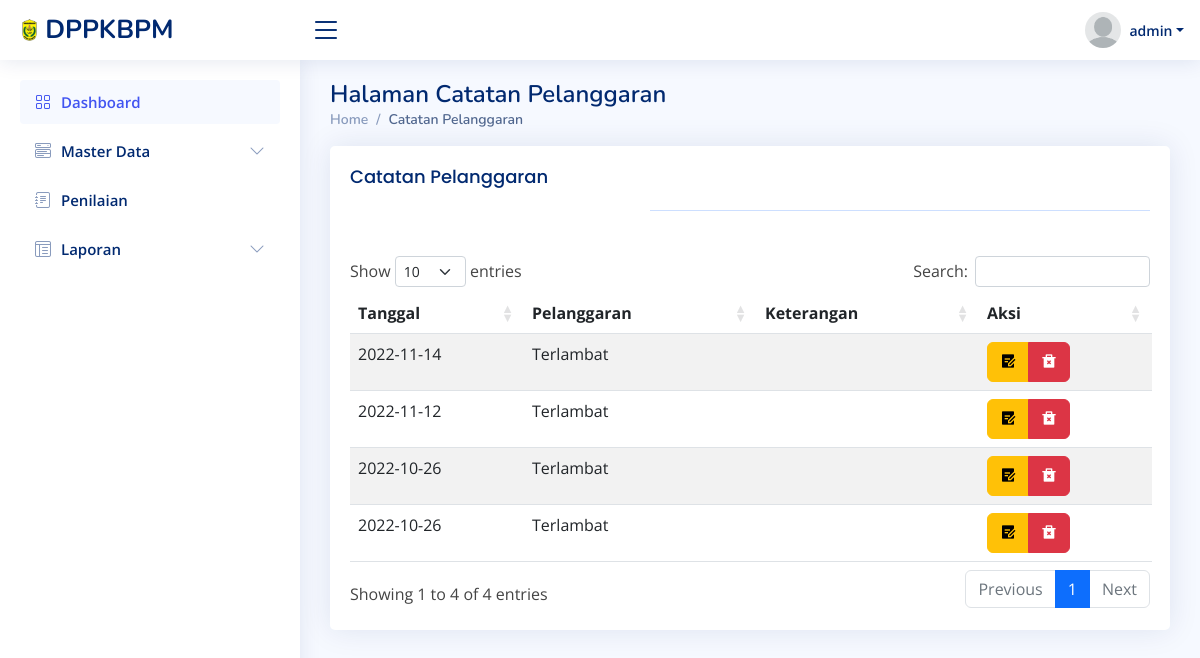
Screenshot of /pelanggaran/detail_pelanggaran.php?username=yoga (signed in) with the database file from the repository.
### tables this page shows
CREATE TABLE `tb_pelanggaran` (
  `id_pelanggaran` int(11) NOT NULL,
  `usn_pelanggaran` varchar(30) NOT NULL,
  `tanggal` date NOT NULL,
  `pelanggaran` varchar(255) NOT NULL,
  `keterangan` text NOT NULL
);

### pelanggaran/detail_pelanggaran.php (the view, shortened to what this page needs)
<?php
include '../utilities/sidebar.php';
$username = $_GET['username'];
if(isset($username)){
    include '../koneksi/koneksi.php';
    $query = mysqli_query($konek, "SELECT * FROM tb_pelanggaran p INNER JOIN tb_magang m ON p.usn_pelanggaran = m.username ORDER BY tanggal DESC");
}
?>
<div class="pagetitle">
  <h1>Halaman Catatan Pelanggaran</h1>
  <nav>
    <ol class="breadcrumb">
      <li class="breadcrumb-item"><a href="../utilities/dashboard.php">Home</a></li>
      <li class="breadcrumb-item active">Catatan Pelanggaran</li>
    </ol>
  </nav>
</div>
<section class="section">
<div class="card">
            <div class="card-body">
                <h5 class="card-title">Catatan Pelanggaran </h5>
                <table class="table table-striped" id="idcuy">
                <thead>
                    <tr class="">
                        <th>Tanggal</th>
                        <th>Pelanggaran</th>
                        <th>Keterangan</th>
                        <th>Aksi</th>
                    </tr>
                </thead>
            <tbody>
<?php
    while ($data = mysqli_fetch_array($query)) {
if ($_GET['username'] == $data['username']) {
echo"
    <tr>
        <td hidden>$data[username]</td>
        <td>$data[tanggal]</td>
        <td>$data[pelanggaran] </td>
        <td>$data[keterangan]</td>
        <td><div class='btn-row'>
            <div class='btn-group'>
                <a href='edit_pelanggaran.php?id=$data[0]' class='btn btn-warning'><i class='ri ri-draft-fill'></i></a>
                <a href='hapus_pelanggaran.php?id=$data[0]' onclick='return confirm(\" Hapus Pelanggaran ini?\");' class='btn btn-danger'><i class='ri ri-delete-bin-2-fill'></i></a>
                </div>
            </div>
            </td>
    </tr>";
 }
}
?>
</tbody>
            </div>
        </div>
    </section>
<?php
include '../utilities/footer.php';
?>

### assets/css/style.css (style rules this page uses)
:root { scroll-behavior: smooth; }
body { font-family: "Open Sans", sans-serif; background: #f6f9ff; color: #444444; }
a { color: #4154f1; text-decoration: none; }
h1, h2, h3, h4, h5, h6 { font-family: "Nunito", sans-serif; }
.pagetitle { margin-bottom: 10px; }
.pagetitle h1 { font-size: 24px; margin-bottom: 0; font-weight: 600; color: #012970; }
.card { margin-bottom: 30px; border: none; border-radius: 5px; box-shadow: 0px 0 30px rgba(1, 41, 112, 0.1); }
.card-title { padding: 20px 0 15px 0; font-size: 18px; font-weight: 500; color: #012970; font-family: "Poppins", sans-serif; }
.card-body { padding: 0 20px 20px 20px; }
.breadcrumb { font-size: 14px; font-family: "Nunito", sans-serif; color: #899bbd; font-weight: 600; }
.breadcrumb a { color: #899bbd; transition: 0.3s; }
.breadcrumb .breadcrumb-item::before { color: #899bbd; }
.breadcrumb .active { color: #51678f; font-weight: 600; }

### rows the page displays
tb_pelanggaran: tanggal "2022-11-14", pelanggaran "Terlambat"
tb_pelanggaran: tanggal "2022-11-12", pelanggaran "Terlambat"
tb_pelanggaran: tanggal "2022-10-26", pelanggaran "Terlambat"
tb_pelanggaran: tanggal "2022-10-26", pelanggaran "Terlambat"

### other values shown
$_SESSION['username'] "admin"
